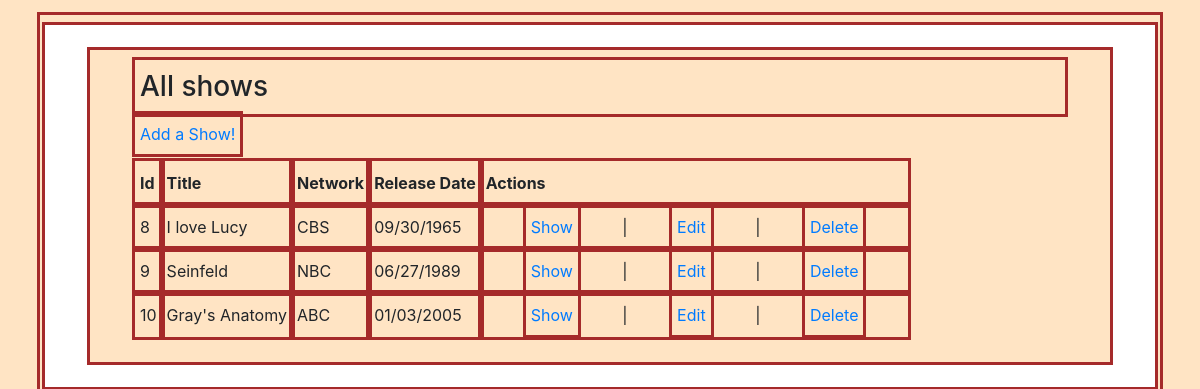
The page / on the database its author committed.
### tv_shows_app/models.py (models this page shows)
class Show(models.Model):
    title = models.CharField(max_length = 255, unique = True)
    network = models.CharField(max_length = 255)
    description = models.CharField(max_length= 255)
    release_date = models.DateField()
    created_at = models.DateTimeField(auto_now_add=True)
    updated_at = models.DateTimeField(auto_now=True)
    objects = BlogManager()

### tv_shows_app/views.py (the view)
# urls.py: path('', views.index, name ='index'),
def index(request):
    shows = Show.objects.all()
    context ={
        'shows': shows
    }
    print(shows)
    return render(request, 'tv_show.html', context)

### tv_shows_app/templates/tv_show.html (shortened to what this page needs)
<!DOCTYPE html>
<html lang="en">
<head>
    <link href="https://stackpath.bootstrapcdn.com/bootstrap/4.3.1/css/bootstrap.min.css" rel="stylesheet">
    {% load static %}
    <link rel = "stylesheet" href ="{% static 'css/style.css' %}">
</head>
<body>
    <div id = 'shows'>
        <h3>All shows</h3>
        <table>
            <thead>
                <tr>
                    <th>Id</th>
                    <th>Title</th>
                    <th>Network</th>
                    <th>Release Date</th>
                    <th>Actions</th>
                </tr>
            </thead>
            <tbody>
                {% for show in shows %}
                <tr>
                    <td>{{show.id}}</td>
                    <td>{{show.title}}</td>
                    <td>{{show.network}}</td>
                    <td>{{show.release_date|date:'SHORT_DATE_FORMAT'}}</td>
                    <td><a href ='/show/{{show.id}}'>Show</a> | <a href ='/show/{{show.id}}/edit'>Edit</a> | <a href ='/show/{{show.id}}/delete'>Delete</a></td>
                </tr>
                {% endfor %}
            </tbody>
            <a href="/show/new">Add a Show!</a>
        </table>
    </div>
</body>
</html>

### tv_shows_app/static/css/style.css (style rules this page uses)
* { outline:3px solid brown; margin:15px 40px; padding:10px 5px; background-color: bisque; }

### rows shown on the page
Show: id "8", title "I love Lucy", network "CBS", release_date "09/30/1965"
Show: id "9", title "Seinfeld", network "NBC", release_date "06/27/1989"
Show: id "10", title "Gray's Anatomy", network "ABC", release_date "01/03/2005"
